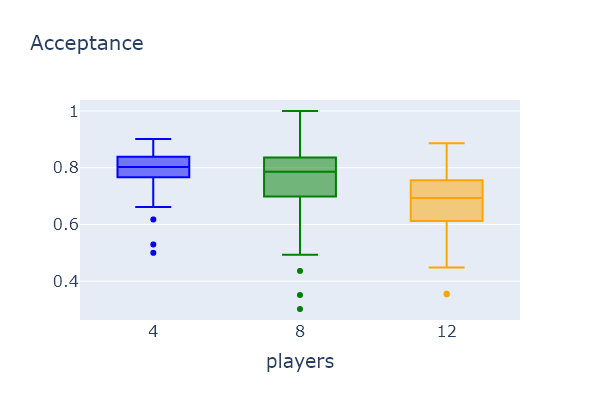
#> input picture plots/simulacao_topologias_Lux/results_topologias_luxembourg/acceptance.png, 600 x 400 px
$ jupyter execute --allow-errors boxplots.ipynb
#> lines starting #> are read from the running program, lines starting #| are printed output that depends on the picture
# Comparativo das topologias

[cell 1]
import matplotlib.pyplot as plt
from typing import List
import glob
import os
import numpy as np
import pandas as pd
import seaborn as sns
from fnmatch import fnmatch
import warnings
warnings.filterwarnings('ignore')

import plotly.graph_objects as go
from plotly.subplots import make_subplots

[cell 2]
NUMBER_OF_FLOWS = 50
STEPS = 5
INTERVAL_LENGTH = int(NUMBER_OF_FLOWS / STEPS)
SESSIONS = np.arange(0, NUMBER_OF_FLOWS, step=INTERVAL_LENGTH)

[cell 3]
# [16 lines left out: function acceptance_rate, not called in this run]

[cell 4]
# [9 lines left out: function resource_utilization, not called in this run]

[cell 5]
# Obtenha a lista de caminhos dos arquivos CSV
topologia_1_path = glob.glob('luxembourg_4/dp_35_sfc_on_con_*/*.csv')

[cell 6]
# Obtenha a lista de caminhos dos arquivos CSV
topologia_2_path = glob.glob('luxembourg_8/dp_35_sfc_on_con_*/*.csv')

[cell 7]
# Obtenha a lista de caminhos dos arquivos CSV
topologia_3_path = glob.glob('luxembourg_12/dp_35_sfc_on_con_*/*.csv')

[cell 8]
# Obtenha a lista de caminhos dos arquivos CSV
paloalto_path = glob.glob('paloalto/dp_35_sfc_on_con_*/*.csv')

[cell 9]
ratio = []
# [31 lines left out: function dataframe_dados, not called in this run]

[cell 10]
ratio = []
grouped_flows_1 = [dataframe_dados([x]) for x in topologia_1_path]
# ratio_1 = np.mean(ratio)
# print(ratio_1)

[cell 11]
ratio = []
grouped_flows_2 = [dataframe_dados([x]) for x in topologia_2_path]
ratio_2 = np.mean(ratio)

[cell 12]
ratio = []
grouped_flows_3 = [dataframe_dados([x]) for x in topologia_3_path]
ratio_3 = np.mean(ratio)

[cell 13]
# [4 lines of commented-out code are left out]

[cell 14]
from typing import List
import numpy as np

# [24 lines left out: function latency_utilization, not called in this run]

[cell 15]
# [15 lines left out: function format_grouped_df, not called in this run]

[cell 16]
formated_flows_1 = [format_grouped_df(x) for x in grouped_flows_1]
formated_flows_2 = [format_grouped_df(x) for x in grouped_flows_2]
formated_flows_3 = [format_grouped_df(x) for x in grouped_flows_3]
#formated_flows_4 = [format_grouped_df(x) for x in grouped_flows_4]

[cell 17]
import pandas as pd

# Função para criar um DataFrame e listas a partir de uma lista de dicionários
def create_dataframe_and_lists(data):
    df = pd.DataFrame([x['acceptance'] for x in data]).sum()
    cpu = pd.DataFrame([x['cpu'] for x in data]).sum()
    bd = pd.DataFrame([x['bd'] for x in data]).sum()
    cache = pd.DataFrame([x['cache'] for x in data]).sum()
    decision = pd.DataFrame([x['duration'] for x in data]).sum()
    latency = pd.DataFrame([x['latency'] for x in data]).sum()
    return df, cpu, bd, cache, decision, latency

acceptance1, cpu1, bd1, cache1, decision1, latency1 = create_dataframe_and_lists(formated_flows_1)
acceptance2, cpu2, bd2, cache2, decision2,latency2 = create_dataframe_and_lists(formated_flows_2)
acceptance3, cpu3, bd3, cache3, decision3,latency3 = create_dataframe_and_lists(formated_flows_3)

acceptance = [acceptance1,acceptance2,acceptance3]
cpu = [cpu1,cpu2,cpu3]
bd = [bd1,bd2,bd3]
cache = [cache1,cache2,cache3]
decision = [decision1,decision2,decision3]
latency = [latency1,latency2,latency3]
# [5 lines of commented-out code are left out]

[cell 18]
import plotly.io as pio
import plotly.graph_objs as go
import numpy as np

#> (the rest of this cell did not finish here and is left out)

# Acceptance

#> (a cell that did not finish here is left out)

[cell 20]
from PIL import Image
import os

def combine_images(image_paths, output_path):
    # Abra as imagens especificadas na lista image_paths
#> called with output_path = 'resultados.jpg'
    imagens = [Image.open(path) for path in image_paths]
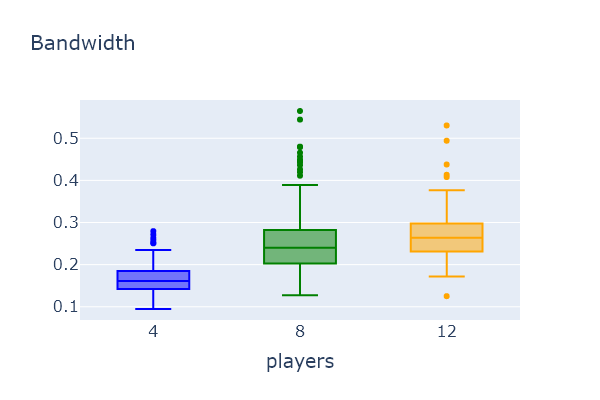
#> input picture plots/simulacao_topologias_Lux/results_topologias_luxembourg/bandwidth.png, 600 x 400 px
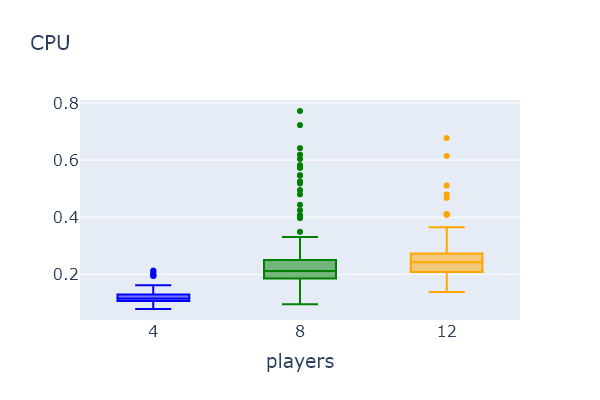
#> input picture plots/simulacao_topologias_Lux/results_topologias_luxembourg/cpu.png, 600 x 400 px
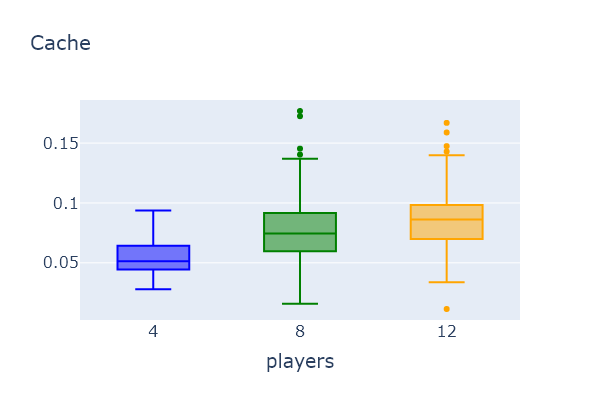
#> input picture plots/simulacao_topologias_Lux/results_topologias_luxembourg/cache.png, 600 x 400 px
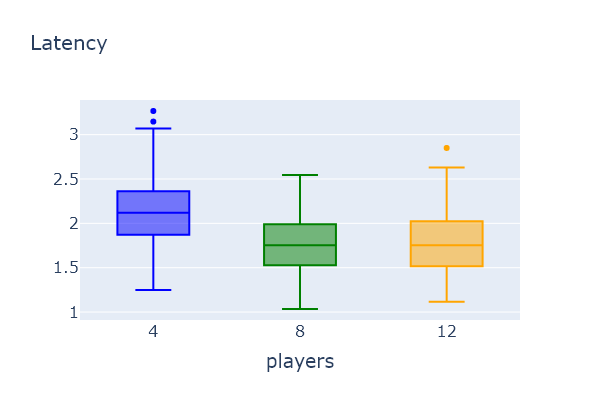
#> input picture plots/simulacao_topologias_Lux/results_topologias_luxembourg/latency.png, 600 x 400 px
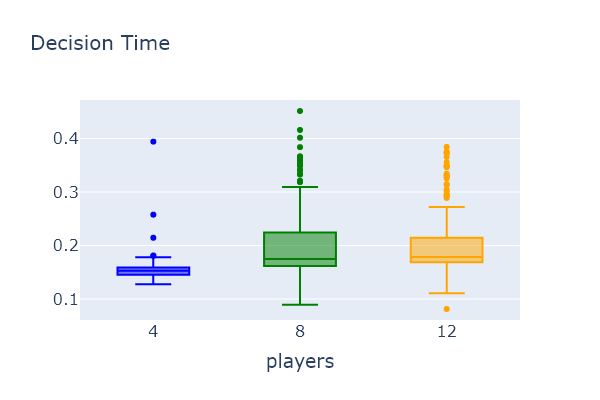
#> input picture plots/simulacao_topologias_Lux/results_topologias_luxembourg/decision_time.png, 600 x 400 px
#> imagens = 6 items

    # Determine o tamanho da imagem final (com base na largura da primeira imagem)
    largura, altura = imagens[0].size
#> largura = 600; altura = 400

    # Calcule o número de linhas necessárias para ter duas imagens por linha
    num_linhas = len(imagens) // 2 + len(imagens) % 2
#> num_linhas = 3

    # Crie uma nova imagem em branco com o tamanho desejado
    imagem_combinada = Image.new("RGB", (largura * 2, altura * num_linhas))
#> imagem_combinada: PIL image 1200x1200 RGB; every value is 0

    # Cole as imagens na imagem combinada
    for i, imagem in enumerate(imagens):
        linha = i // 2
        coluna = i % 2
        pos_x = coluna * largura
        pos_y = linha * altura
        imagem_combinada.paste(imagem, (pos_x, pos_y))
#> this loop made 6 passes
#> (linha, coluna, pos_x, pos_y) on passes 1 to 6: (0, 0, 0, 0), (0, 1, 600, 0), (1, 0, 0, 400), (1, 1, 600, 400), (2, 0, 0, 800), (2, 1, 600, 800)
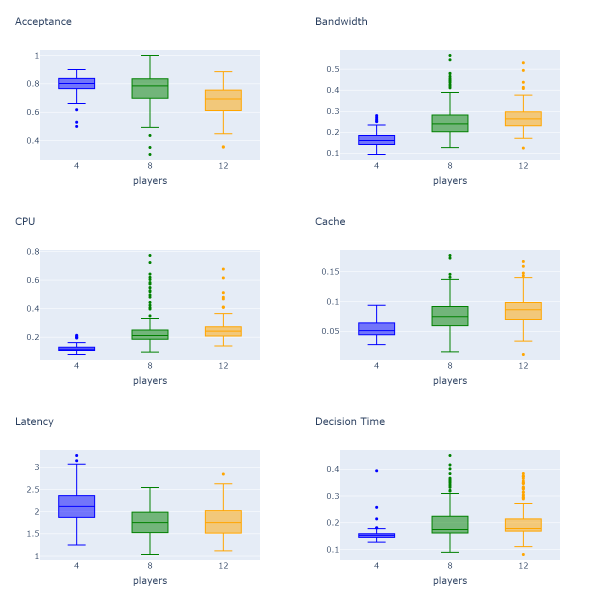
#> imagem_combinada: PIL image 1200x1200 RGB (shown at 1/2 size); mean R, G, B 240.6, 243.7, 246.6

    # Salve a imagem combinada no caminho especificado
    imagem_combinada.save(output_path)

    # Feche as imagens originais
    for imagem in imagens:
        imagem.close()
#> this loop made 6 passes
